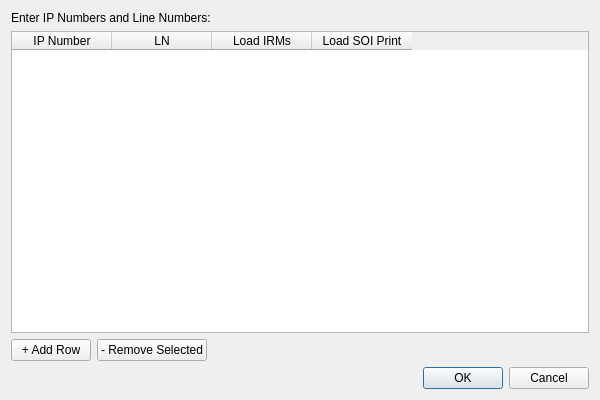
<?xml version="1.0" encoding="UTF-8"?>
<ui version="4.0">
 <class>LoadIpDialog</class>
 <widget class="QDialog" name="LoadIpDialog">
  <property name="geometry">
   <rect>
    <x>0</x>
    <y>0</y>
    <width>600</width>
    <height>400</height>
   </rect>
  </property>
  <property name="windowTitle">
   <string>Batch Load IPs</string>
  </property>
  <layout class="QVBoxLayout" name="verticalLayout">
   <item>
    <widget class="QLabel" name="label">
     <property name="text">
      <string>Enter IP Numbers and Line Numbers:</string>
     </property>
    </widget>
   </item>
   <item>
    <widget class="QTableWidget" name="tableWidget">
     <property name="alternatingRowColors">
      <bool>true</bool>
     </property>
     <property name="selectionBehavior">
      <enum>QAbstractItemView::SelectRows</enum>
     </property>
     <column>
      <property name="text">
       <string>IP Number</string>
      </property>
     </column>
     <column>
      <property name="text">
       <string>LN</string>
      </property>
     </column>
     <column>
      <property name="text">
       <string>Load IRMs</string>
      </property>
     </column>
     <column>
      <property name="text">
       <string>Load SOI Print</string>
      </property>
     </column>
    </widget>
   </item>
   <item>
    <layout class="QHBoxLayout" name="horizontalLayout">
     <item>
      <widget class="QPushButton" name="btnAddRow">
       <property name="text">
        <string>+ Add Row</string>
       </property>
      </widget>
     </item>
     <item>
      <widget class="QPushButton" name="btnRemoveRow">
       <property name="text">
        <string>- Remove Selected</string>
       </property>
      </widget>
     </item>
     <item>
      <spacer name="horizontalSpacer">
       <property name="orientation">
        <enum>Qt::Horizontal</enum>
       </property>
       <property name="sizeHint" stdset="0">
        <size>
         <width>40</width>
         <height>20</height>
        </size>
       </property>
      </spacer>
     </item>
    </layout>
   </item>
   <item>
    <widget class="QDialogButtonBox" name="buttonBox">
     <property name="orientation">
      <enum>Qt::Horizontal</enum>
     </property>
     <property name="standardButtons">
      <set>QDialogButtonBox::Cancel|QDialogButtonBox::Ok</set>
     </property>
    </widget>
   </item>
  </layout>
 </widget>
 <resources/>
 <connections>
  <connection>
   <sender>buttonBox</sender>
   <signal>accepted()</signal>
   <receiver>LoadIpDialog</receiver>
   <slot>accept()</slot>
   <hints>
    <hint type="sourcelabel">
     <x>248</x>
     <y>254</y>
    </hint>
    <hint type="destinationlabel">
     <x>157</x>
     <y>274</y>
    </hint>
   </hints>
  </connection>
  <connection>
   <sender>buttonBox</sender>
   <signal>rejected()</signal>
   <receiver>LoadIpDialog</receiver>
   <slot>reject()</slot>
   <hints>
    <hint type="sourcelabel">
     <x>316</x>
     <y>260</y>
    </hint>
    <hint type="destinationlabel">
     <x>286</x>
     <y>274</y>
    </hint>
   </hints>
  </connection>
 </connections>
</ui>
